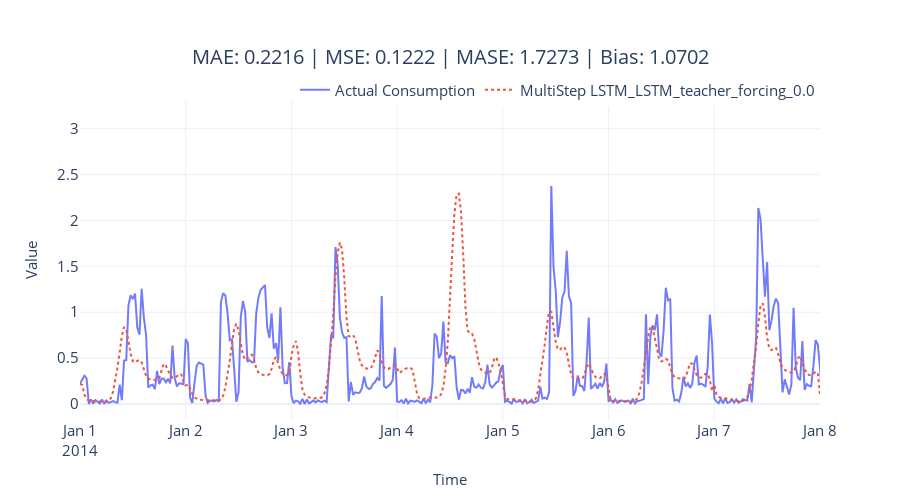

Notebook code cell kept with this figure:
### Code cell
fig = plot_forecast(pred_df, forecast_columns=[tag], forecast_display_names=[tag])
fig = format_plot(fig, title=f"MAE: {metrics['MAE']:.4f} | MSE: {metrics['MSE']:.4f} | MASE: {metrics['MASE']:.4f} | Bias: {metrics['Forecast Bias']:.4f}")
fig.update_xaxes(type="date", range=["2014-01-01", "2014-01-08"])
fig.write_image(f"imgs/chapter_12/{tag}.png")
fig.show()

### Figure 1 — Plotly figure (JSON) as saved in the notebook; plotly's stock layout.template omitted (floating-point values rounded to 4 significant figures; data arrays with more than 128 entries replaced by an {"elided": "..."} marker saying what was removed)
{"data": [{"line": {"color": "rgba(99,110,250,0.9)"}, "mode": "lines", "name": "Actual Consumption", "type": "scatter", "x": {"elided": "1488 str values"}, "y": {"elided": "1488 float values"}}, {"line": {"color": "rgba(239,85,59,1)", "dash": "dot"}, "mode": "lines", "name": "MultiStep LSTM_LSTM_teacher_forcing_0.0", "type": "scatter", "x": {"elided": "1488 str values"}, "y": {"elided": "1488 float values"}}], "layout": {"autosize": false, "height": 500, "legend": {"font": {"size": 15}, "orientation": "h", "title": {}, "x": 1, "xanchor": "right", "y": 0.98, "yanchor": "bottom"}, "title": {"font": {"size": 20}, "text": "MAE: 0.2216 | MSE: 0.1222 | MASE: 1.7273 | Bias: 1.0702", "x": 0.5, "xanchor": "center", "yanchor": "top"}, "width": 900, "xaxis": {"range": ["2014-01-01", "2014-01-08"], "tickfont": {"size": 15}, "title": {"font": {"size": 15}, "text": "Time"}, "type": "date"}, "yaxis": {"tickfont": {"size": 15}, "title": {"font": {"size": 15}, "text": "Value"}}}}
